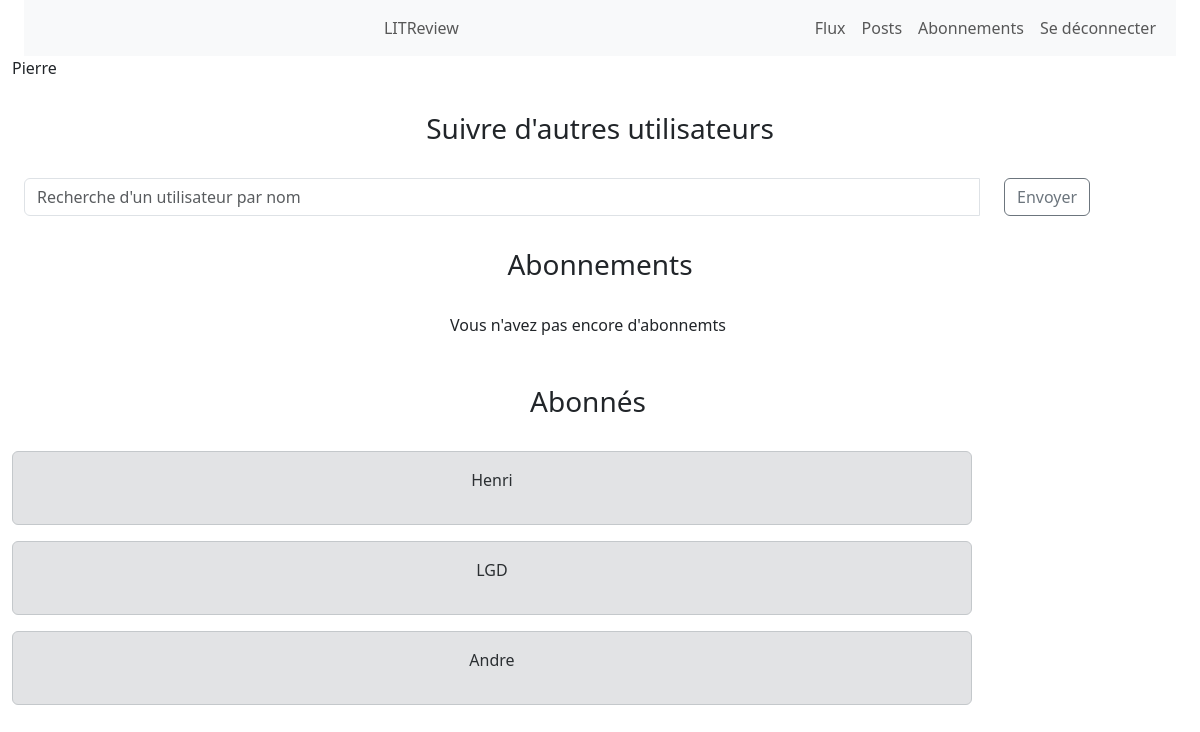
The app's page /subscribe-page/ (signed in) with its own data.
### authenticate/models.py (models this page shows)
class User(AbstractUser):
    pass

### blog/models.py (models this page shows, shortened)
class UserFollows(models.Model):
    user = models.ForeignKey(settings.AUTH_USER_MODEL,
                             on_delete=models.CASCADE, related_name='user')
    followed_user = models.ForeignKey(settings.AUTH_USER_MODEL,
                                      on_delete=models.CASCADE, related_name='followed_user')
    class Meta:
        unique_together = ('user', 'followed_user', )

### blog/views.py (the view, shortened to what this page needs)
@login_required
def subscription_main_page(request):
    user = get_user_model()
    exist = User.objects.exclude(pk=request.user.id)
    following_user = models.UserFollows.objects.filter(
        user=request.user)
    followed_by_user = models.UserFollows.objects.filter(
        followed_user=request.user)
    message = None
    return render(request, "blog/subscription-page.html",
                  context={'following_user': following_user,
                           'followed_by_user': followed_by_user,
                           'exist': exist, 'message': message})

### blog/templates/blog/subscription-page.html (shortened to what this page needs)
{% extends 'base.html' %}
{% load crispy_forms_tags %}
{% block content %}
<div class="container-fluid">
    <h3 class="text-center p-3 my-3">Suivre d'autres utilisateurs</h3>
    {% include 'blog/subscribe.html' %}
</div>
<h3 class="text-center p-3 my-3">Abonnements</h3>
<div class='container-fluid row '>
    {% include 'blog/display-subscribers.html' %}
</div>
{% endblock content %}

### templates/base.html (shortened to what this page needs)
<!DOCTYPE html>
<html lang="fr">
<head>
    <link href="https://cdn.jsdelivr.net/npm/bootstrap@5.3.0-alpha3/dist/css/bootstrap.min.css" rel="stylesheet">
    {% load static %}
    <link rel="stylesheet" href="{% static 'blog/styles.css' %}" />
    {% include 'navbar.html' %}
    {{user}}
    </head>
<body class="container-fluid">
    {% block content %}
    {% endblock content%}
</body>
</html>

### blog/templates/blog/display-subscribers.html (shortened to what this page needs)
    {% if not following_user%}
    <p class= "text-center">Vous n'avez pas encore d'abonnemts</p>
    {% endif %}
<h3 class="text-center p-3 my-3">Abonnés</h3>
{% for username in followed_by_user %}
    <div class="alert alert-secondary col-lg-10">
        <p class="text-center">{{username.user}}</p>
    </div>
{% endfor %}

### blog/static/blog/styles.css (style rules this page uses)
:root { --star-size: 30px; --star-color: #ada9a9; --star-background: #fc0; }

### records on screen
User: username "Pierre"
UserFollows: user "Henri"
UserFollows: user "LGD"
UserFollows: user "Andre"
